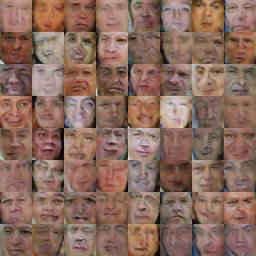
#> input picture images/best_0008_c2f_32.jpg, 256 x 256 px
$ python generate_dataset.py --path ../images   (older library calls are emulated)
#> lines starting #> are read from the running program, lines starting #| are printed output that depends on the picture
### dataset/ImageAugmenter.py
# -*- coding: utf-8 -*-
"""Wrapper functions and classes around scikit-images AffineTransformation.
Simplifies augmentation of images in machine learning.

Example usage:
        img_width = 32 # width of the images
        img_height = 32 # height of the images
        images = ... # e.g. load via scipy.misc.imload(filename)

        # For each image: randomly flip it horizontally (50% chance),
        # randomly rotate it between -20 and +20 degrees, randomly translate
        # it on the x-axis between -5 and +5 pixel.
        ia = ImageAugmenter(img_width, img_height, hlip=True, rotation_deg=20,
                            translation_x_px=5)
        augmented_images = ia.augment_batch(images)
"""
from __future__ import division
from skimage import transform as tf
import numpy as np
import random

def is_minmax_tuple(param):
    """Returns whether the parameter is a tuple containing two values.

    Used in create_aug_matrices() and probably useless everywhere else.

    Args:
        param: The parameter to check (whether it is a tuple of length 2).

    Returns:
        Boolean
    """
    return type(param) is tuple and len(param) == 2

def create_aug_matrices(nb_matrices, img_width_px, img_height_px,
                        scale_to_percent=1.0, scale_axis_equally=False,
                        rotation_deg=0, shear_deg=0,
                        translation_x_px=0, translation_y_px=0,
                        seed=None):
    """Creates the augmentation matrices that may later be used to transform
    images.

    This is a wrapper around scikit-image's transform.AffineTransform class.
    You can apply those matrices to images using the apply_aug_matrices()
    function.

    Args:
        nb_matrices: How many matrices to return, e.g. 100 returns 100 different
            random-generated matrices (= 100 different transformations).
        img_width_px: Width of the images that will be transformed later
            on (same as the width of each of the matrices).
        img_height_px: Height of the images that will be transformed later
            on (same as the height of each of the matrices).
        scale_to_percent: Same as in ImageAugmenter.__init__().
            Up to which percentage the images may be
            scaled/zoomed. The negative scaling is automatically derived
            from this value. A value of 1.1 allows scaling by any value
            between -10% and +10%. You may set min and max values yourself
            by using a tuple instead, like (1.1, 1.2) to scale between
            +10% and +20%. Default is 1.0 (no scaling).
        scale_axis_equally: Same as in ImageAugmenter.__init__().
            Whether to always scale both axis (x and y)
            in the same way. If set to False, then e.g. the Augmenter
            might scale the x-axis by 20% and the y-axis by -5%.
            Default is False.
        rotation_deg: Same as in ImageAugmenter.__init__().
            By how much the image may be rotated around its
            center (in degrees). The negative rotation will automatically
            be derived from this value. E.g. a value of 20 allows any
            rotation between -20 degrees and +20 degrees. You may set min
            and max values yourself by using a tuple instead, e.g. (5, 20)
            to rotate between +5 und +20 degrees. Default is 0 (no
            rotation).
        shear_deg: Same as in ImageAugmenter.__init__().
            By how much the image may be sheared (in degrees). The
            negative value will automatically be derived from this value.
            E.g. a value of 20 allows any shear between -20 degrees and
            +20 degrees. You may set min and max values yourself by using a
            tuple instead, e.g. (5, 20) to shear between +5 und +20
            degrees. Default is 0 (no shear).
        translation_x_px: Same as in ImageAugmenter.__init__().
            By up to how many pixels the image may be
            translated (moved) on the x-axis. The negative value will
            automatically be derived from this value. E.g. a value of +7
            allows any translation between -7 and +7 pixels on the x-axis.
            You may set min and max values yourself by using a tuple
            instead, e.g. (5, 20) to translate between +5 und +20 pixels.
            Default is 0 (no translation on the x-axis).
        translation_y_px: Same as in ImageAugmenter.__init__().
            See translation_x_px, just for the y-axis.
        seed: Seed to use for python's and numpy's random functions.

    Returns:
        List of augmentation matrices.
    """
    assert nb_matrices > 0
    assert img_width_px > 0
    assert img_height_px > 0
    assert is_minmax_tuple(scale_to_percent) or scale_to_percent >= 1.0
    assert is_minmax_tuple(rotation_deg) or rotation_deg >= 0
    assert is_minmax_tuple(shear_deg) or shear_deg >= 0
    assert is_minmax_tuple(translation_x_px) or translation_x_px >= 0
    assert is_minmax_tuple(translation_y_px) or translation_y_px >= 0

    if seed is not None:
        random.seed(seed)
        np.random.seed(seed)

    result = []

    shift_x = int(img_width_px / 2.0)
    shift_y = int(img_height_px / 2.0)

    # prepare min and max values for
    # scaling/zooming (min/max values)
    if is_minmax_tuple(scale_to_percent):
        scale_x_min = scale_to_percent[0]
        scale_x_max = scale_to_percent[1]
    else:
        scale_x_min = scale_to_percent
        scale_x_max = 1.0 - (scale_to_percent - 1.0)
    assert scale_x_min > 0.0
    #if scale_x_max >= 2.0:
    #     warnings.warn("Scaling by more than 100 percent (%.2f)." % (scale_x_max,))
    scale_y_min = scale_x_min # scale_axis_equally affects the random value generation
    scale_y_max = scale_x_max

    # rotation (min/max values)
    if is_minmax_tuple(rotation_deg):
        rotation_deg_min = rotation_deg[0]
        rotation_deg_max = rotation_deg[1]
    else:
        rotation_deg_min = (-1) * int(rotation_deg)
        rotation_deg_max = int(rotation_deg)

    # shear (min/max values)
    if is_minmax_tuple(shear_deg):
        shear_deg_min = shear_deg[0]
        shear_deg_max = shear_deg[1]
    else:
        shear_deg_min = (-1) * int(shear_deg)
        shear_deg_max = int(shear_deg)

    # translation x-axis (min/max values)
    if is_minmax_tuple(translation_x_px):
        translation_x_px_min = translation_x_px[0]
        translation_x_px_max = translation_x_px[1]
    else:
        translation_x_px_min = (-1) * translation_x_px
        translation_x_px_max = translation_x_px

    # translation y-axis (min/max values)
    if is_minmax_tuple(translation_y_px):
        translation_y_px_min = translation_y_px[0]
        translation_y_px_max = translation_y_px[1]
    else:
        translation_y_px_min = (-1) * translation_y_px
        translation_y_px_max = translation_y_px

    # create nb_matrices randomized affine transformation matrices
    for _ in range(nb_matrices):
        # generate random values for scaling, rotation, shear, translation
        scale_x = random.uniform(scale_x_min, scale_x_max)
        if scale_axis_equally:
            scale_y = scale_x
        else:
            scale_y = random.uniform(scale_y_min, scale_y_max)
        rotation = np.deg2rad(random.randint(rotation_deg_min, rotation_deg_max))
        shear = np.deg2rad(random.randint(shear_deg_min, shear_deg_max))
        translation_x = random.randint(translation_x_px_min, translation_x_px_max)
        translation_y = random.randint(translation_y_px_min, translation_y_px_max)

        # create three affine transformation matrices
        # 1st one moves the image to the top left, 2nd one transforms it, 3rd one
        # moves it back to the center.
        # The movement is neccessary, because rotation is applied to the top left
        # and not to the image's center (same for scaling and shear).
        #print("scale_x", scale_x, "scale_y", scale_y)
        #scale_shift_x = ((img_width_px * scale_x) - img_width_px) / 2
        #scale_shift_y = ((img_height_px * scale_y) - img_height_px) / 2
        #print("img_width_px", img_width_px, "img_height_px", img_height_px)
        #print("scale shift x", scale_shift_x, "scale shift y", scale_shift_y)
        #matrix_scale = tf.AffineTransform(scale=(scale_x, scale_y))
        #matrix_scale_shift = tf.SimilarityTransform(translation=[scale_shift_x, scale_shift_y])
        matrix_to_topleft = tf.SimilarityTransform(translation=[-shift_x, -shift_y])
        matrix_transforms = tf.AffineTransform(scale=(scale_x, scale_y),
                                               rotation=rotation, shear=shear,
                                               translation=(translation_x,
                                                            translation_y))
        matrix_to_center = tf.SimilarityTransform(translation=[shift_x, shift_y])

        # Combine the three matrices to one affine transformation (one matrix)
        #matrix = matrix_scale + matrix_scale_shift + matrix_to_topleft + matrix_transforms + matrix_to_center
        matrix = matrix_to_topleft + matrix_transforms + matrix_to_center

        # one matrix is ready, add it to the result
        result.append(matrix.inverse)

    return result

# [158 lines left out: function apply_aug_matrices, not called in this run]

class ImageAugmenter(object):
    """Helper class to randomly augment images, usually for neural networks.

    Example usage:
        img_width = 32 # width of the images
        img_height = 32 # height of the images
        images = ... # e.g. load via scipy.misc.imload(filename)

        # For each image: randomly flip it horizontally (50% chance),
        # randomly rotate it between -20 and +20 degrees, randomly translate
        # it on the x-axis between -5 and +5 pixel.
        ia = ImageAugmenter(img_width, img_height, hlip=True, rotation_deg=20,
                            translation_x_px=5)
        augmented_images = ia.augment_batch(images)
    """
    # [371 lines left out: functions __init__, pregenerate_matrices, augment_batch, plot_image, plot_images, not called in this run]

### dataset/generate_dataset.py
"""
Creates an augmented version of the Labeled Faces in the Wild dataset.
Run with:
    python generate_dataset.py --path="/foo/bar/lfw"
"""
from __future__ import print_function, division
import os
import random
import re
import numpy as np
from scipy import misc
from ImageAugmenter import create_aug_matrices
from skimage import transform as tf
import argparse

random.seed(43)
np.random.seed(43)

# specs from http://conradsanderson.id.au/lfwcrop/
CROP_UPPER_LEFT_CORNER_X = 83
CROP_UPPER_LEFT_CORNER_Y = 92
CROP_LOWER_RIGHT_CORNER_X = 166
CROP_LOWER_RIGHT_CORNER_Y = 175

WRITE_AUG = True
WRITE_UNAUG = True
WRITE_AUG_TO = "out_aug_64x64"
WRITE_UNAUG_TO = "out_unaug_64x64"
SCALE = 64
AUGMENTATIONS = 19

def main():
    """Main method that reads the images, augments and saves them."""
    parser = argparse.ArgumentParser(description="Create augmented version of LFW.")
    parser.add_argument("--path", required=True, help="Path to your LFW dataset directory")
    args = parser.parse_args()

    ds = Dataset([args.path])
    print("Found %d images total." % (len(ds.fps),))

    for img_idx, image in enumerate(ds.get_images()):
        print("Image %d..." % (img_idx,))
        augmentations = augment(image, n=AUGMENTATIONS, hflip=True, vflip=False,
                                #scale_to_percent=(0.85, 1.1), scale_axis_equally=True,
                                scale_to_percent=(0.82, 1.10), scale_axis_equally=True,
                                rotation_deg=8, shear_deg=0,
                                translation_x_px=5, translation_y_px=5,
                                brightness_change=0.1, noise_mean=0.0, noise_std=0.00)
#> in augment, `result = []`: result = []
        faces = [image]
        faces.extend(augmentations)

        for aug_idx, face in enumerate(faces):
            crop = face[CROP_UPPER_LEFT_CORNER_Y:CROP_LOWER_RIGHT_CORNER_Y+1,
                        CROP_UPPER_LEFT_CORNER_X:CROP_LOWER_RIGHT_CORNER_X+1,
                        ...]

            #misc.imshow(face)
            #misc.imshow(crop)

            filename = "{:0>6}_{:0>3}.jpg".format(img_idx, aug_idx)
            if WRITE_UNAUG and aug_idx == 0:
                face_scaled = misc.imresize(crop, (SCALE, SCALE))
                misc.imsave(os.path.join(WRITE_UNAUG_TO, filename), face_scaled)
            if WRITE_AUG:
                face_scaled = misc.imresize(crop, (SCALE, SCALE))
                misc.imsave(os.path.join(WRITE_AUG_TO, filename), face_scaled)

    print("Finished.")

def augment(image, n,
            hflip=False, vflip=False, scale_to_percent=1.0, scale_axis_equally=True,
            rotation_deg=0, shear_deg=0, translation_x_px=0, translation_y_px=0,
            brightness_change=0.0, noise_mean=0.0, noise_std=0.0):
    """Augment an image n times.
    Args:
            n                   Number of augmentations to generate.
            hflip               Allow horizontal flipping (yes/no).
            vflip               Allow vertical flipping (yes/no)
            scale_to_percent    How much scaling/zooming to allow. Values are around 1.0.
                                E.g. 1.1 is -10% to +10%
                                E.g. (0.7, 1.05) is -30% to 5%.
            scale_axis_equally  Whether to enforce equal scaling of x and y axis.
            rotation_deg        How much rotation to allow. E.g. 5 is -5 degrees to +5 degrees.
            shear_deg           How much shearing to allow.
            translation_x_px    How many pixels of translation along the x axis to allow.
            translation_y_px    How many pixels of translation along the y axis to allow.
            brightness_change   How much change in brightness to allow. Values are around 0.0.
                                E.g. 0.2 is -20% to +20%.
            noise_mean          Mean value of gaussian noise to add.
            noise_std           Standard deviation of gaussian noise to add.
    Returns:
        List of numpy arrays
    """
    assert n >= 0
    result = []
    if n == 0:
        return result

    width = image.shape[0]
    height = image.shape[1]
    matrices = create_aug_matrices(n, img_width_px=width, img_height_px=height,
                                   scale_to_percent=scale_to_percent,
                                   scale_axis_equally=scale_axis_equally,
                                   rotation_deg=rotation_deg,
                                   shear_deg=shear_deg,
                                   translation_x_px=translation_x_px,
                                   translation_y_px=translation_y_px)
#> in create_aug_matrices, `scale_x_min = scale_to_percent[0]`: scale_x_min = 0.82
#> in create_aug_matrices, `scale_x_max = scale_to_percent[1]`: scale_x_max = 1.1
#> in create_aug_matrices, `scale_y_min = scale_x_min`: scale_y_min = 0.82
#> in create_aug_matrices, `scale_y_max = scale_x_max`: scale_y_max = 1.1
#> the loop in create_aug_matrices, `for _ in range(nb_matrices):` made 19 passes
#> (scale_x, scale_y) on passes 1 to 12: (0.831, 0.831), (1.02, 1.02), (0.991, 0.991), (0.995, 0.995), (1.06, 1.06), (0.865, 0.865), (1.09, 1.09), (0.834, 0.834), (0.903, 0.903), (1.08, 1.08), (1.04, 1.04), (1.02, 1.02)
#> after the loop in create_aug_matrices, `for _ in range(nb_matrices):`: result = 19 items
    for i in range(n):
        img = np.copy(image)
        matrix = matrices[i]

        # random horizontal / vertical flip
        if hflip and random.random() > 0.5:
            img = np.fliplr(img)
        if vflip and random.random() > 0.5:
            img = np.flipud(img)

        # random brightness adjustment
        by_percent = random.uniform(1.0 - brightness_change, 1.0 + brightness_change)
        img = img * by_percent

        # gaussian noise
        # numpy requires a std above 0
        if noise_std > 0:
            img = img + (255 * np.random.normal(noise_mean, noise_std, (img.shape)))

        # clip to 0-255
        img = np.clip(img, 0, 255).astype(np.uint8)

        arr = tf.warp(img, matrix, mode="constant") # projects to float 0-1
        img = np.array(arr * 255, dtype=np.uint8)
        result.append(img)

    return result

class Dataset(object):
    """Helper class to handle the loading of the LFW dataset dataset."""
    def __init__(self, dirs):
        """Instantiate a dataset object.
        Args:
            dirs    List of filepaths to directories. Direct subdirectories will be read.
        """
        self.dirs = dirs
        self.fps = self.get_filepaths(self.get_direct_subdirectories(dirs))

    def get_direct_subdirectories(self, dirs):
        """Find all direct subdirectories of a list of directories.
        Args:
            dirs    List of directories to search in.
        Returns:
            Set of paths to directories
        """
        result = []
        result.extend(dirs)
        for fp_dir in dirs:
            subdirs = [name for name in os.listdir(fp_dir) if os.path.isdir(os.path.join(fp_dir, name))]
            subdirs = [os.path.join(fp_dir, name) for name in subdirs]
            result.extend(subdirs)
        return set(result)

    def get_filepaths(self, dirs):
        """Find all jpg-images in provided filepaths.
        Args:
            dirs    List of paths to directories to search in.
        Returns:
            List of filepaths
        """
        result = []
        for fp_dir in dirs:
            fps = [f for f in os.listdir(fp_dir) if os.path.isfile(os.path.join(fp_dir, f))]
            fps = [os.path.join(fp_dir, f) for f in fps]
            fps_img = [fp for fp in fps if re.match(r".*\.jpg$", fp)]
            if len(fps) != len(fps_img):
                print("[Warning] directory '%s' contained %d files with extension differing from 'jpg'" % (fp_dir, len(fps)-len(fps_img)))
            result.extend(fps_img)
        if len(result) < 1:
            print("[Warning] [Dataset] No images of extension *.ppm found in given directories.")
        return result

    def get_images(self, start_at=None, count=None):
        """Returns a generator of images.
        Args:
            start_at    Index of first image to return or None.
            count       Maximum number of images to return or None.
        Returns:
            Generator of images (numpy arrays).
        """
        start_at = 0 if start_at is None else start_at
        end_at = len(self.fps) if count is None else start_at+count
        for fp in self.fps[start_at:end_at]:
            image = misc.imread(fp)
            yield image

if __name__ == "__main__":
    main()
#> the loop in augment, `for i in range(n):` made 19 passes
#> pass 1, in augment, `arr = tf.warp(img, matrix, mode="constant")`:
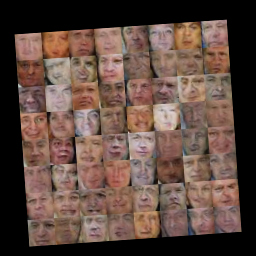
#> arr: shape (256, 256, 3) float64; mean R, G, B 0.375, 0.289, 0.255
#> after the loop in augment, `for i in range(n):`:
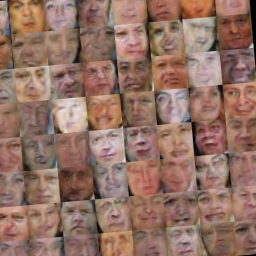
#> img: shape (256, 256, 3); mean R, G, B 146.3, 113.1, 99.7
#> in main, image is the input picture: shape (256, 256, 3); mean R, G, B 138.3, 106.8, 94.1
#> the loop in main, `for aug_idx, face in enumerate(faces):` made 20 passes
#> filename on passes 1 to 12: '000000_000.jpg', '000000_001.jpg', '000000_002.jpg', '000000_003.jpg', '000000_004.jpg', '000000_005.jpg', '000000_006.jpg', '000000_007.jpg', '000000_008.jpg', '000000_009.jpg', '000000_010.jpg', '000000_011.jpg'
#> pass 1, in main, `crop = face[CROP_UPPER_LEFT_CORNER_Y:CROP_LOWER_RIGHT_CORNER_Y+1, CROP..`:
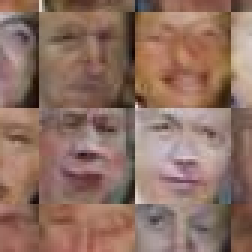
#> crop: shape (84, 84, 3) (shown 3 times larger); mean R, G, B 143.1, 112, 99
#> pass 1, in main, `face_scaled = misc.imresize(crop, (SCALE, SCALE))`:
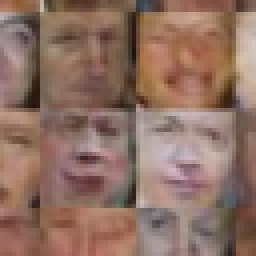
#> face_scaled: shape (64, 64, 3) (shown 4 times larger); mean R, G, B 143.1, 112, 99
#> pass 2, in main, `face_scaled = misc.imresize(crop, (SCALE, SCALE))`:
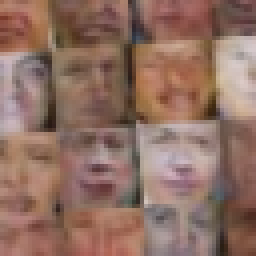
#> face_scaled: shape (64, 64, 3) (shown 4 times larger); mean R, G, B 144, 111, 98.7
#> after the loop in main, `for aug_idx, face in enumerate(faces):`:
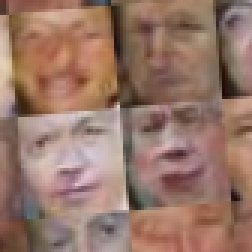
#> crop: shape (84, 84, 3) (shown 3 times larger); mean R, G, B 151.1, 118.1, 104.3
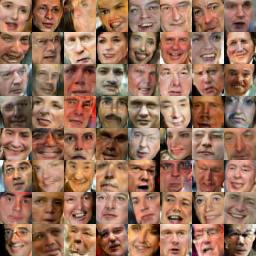
#> input picture images/color_best.jpg, 256 x 256 px
